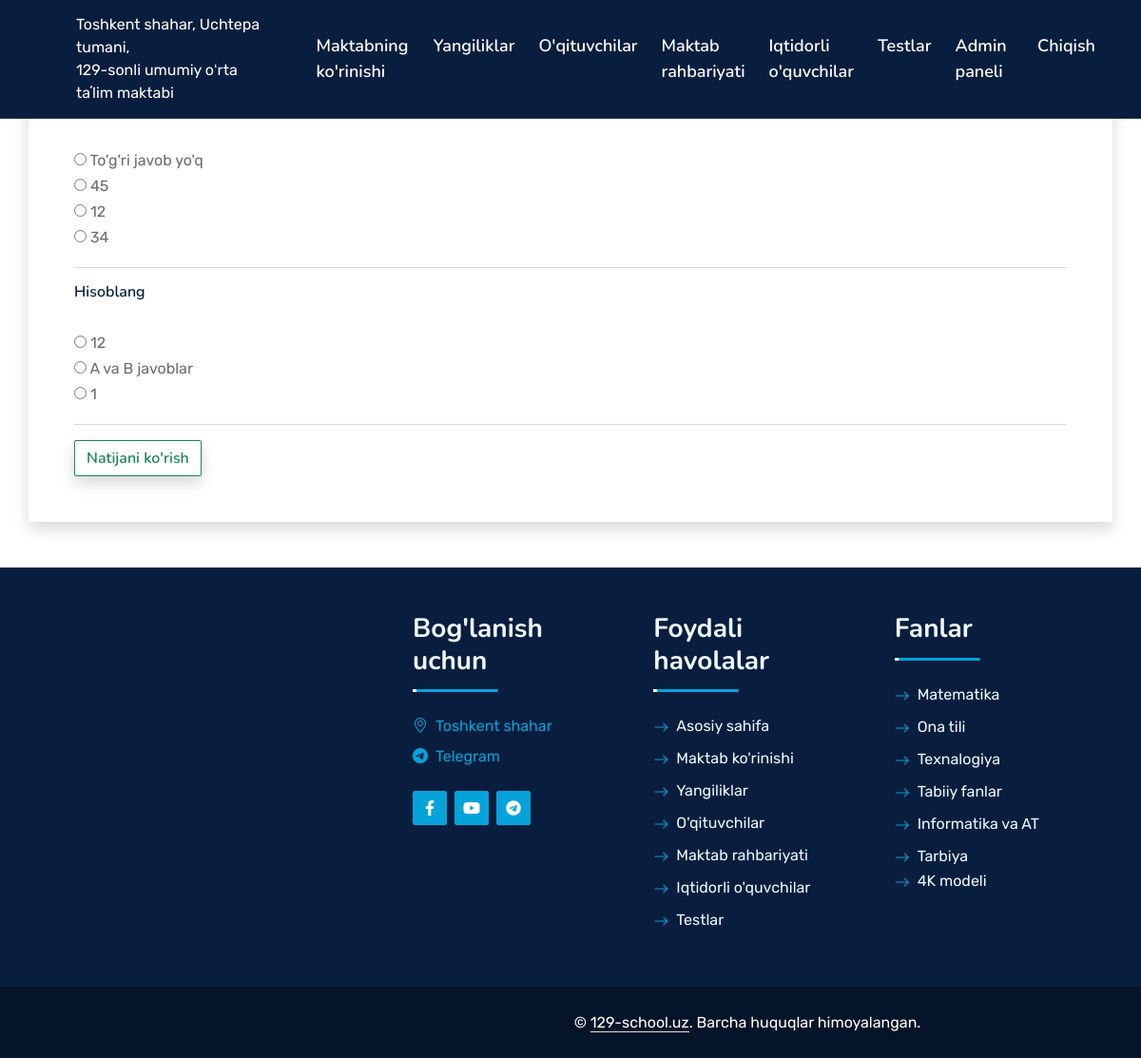
/test/quiz/3/ (signed in), run on the app's committed database.
### testlar/models.py (models this page shows, shortened)
class Answer(models.Model):
    question = models.ForeignKey(Question, on_delete=models.CASCADE)
    name = models.CharField(max_length=255)
    is_right = models.BooleanField(default=False)
    class Meta:
        verbose_name = "Test javoblari"
        verbose_name_plural = "Testlar javoblari"

class Question(models.Model):
    quiz = models.ForeignKey(QuizModel, on_delete=models.CASCADE)
    name = models.TextField(verbose_name="Savolni kiriting", help_text="Agar savolingizni klaviaturada yozib bo'lmasa rasmini kiriting !")
    image_question = models.ImageField(null=True, blank=True, upload_to="images/", verbose_name="Agar savolingizni yozib bo'lmasa rasmini kiriting", help_text="Agar klaviaturada yoza olmasangiz savolni rasmga olib faqat rasmini qo'ying")
    class Meta:
        verbose_name = "Yangi savol qo'shish"
        verbose_name_plural = "Savol qo'shish"

### testlar/views.py (the view, shortened to what this page needs)
# urls.py: path('quiz/<int:pk>/', quistion, name='quistion'),
@login_required(login_url='login')
def quistion(request, pk):
    quistions = Question.objects.filter(quiz_id = pk)
    answers = Answer.objects.all()
    answers = list(answers)
    shuffle(answers)
    context = {
        'quistions': quistions,
        'answers': answers,
    }
    return render(request, 'quistion.html', context)

### templates/quistion.html (shortened to what this page needs)
{% extends 'base.html' %}
{% load static %}
{% load widget_tweaks %}
{% block content %}
{% block body %}
<div class="container shadow pt-3 px-5 pb-5 mt-5">
    <h3>Test</h3>
    <form method="post">
        {% for q in quistions %}
            <h6>{{ q.name }}</h6>
            {% if q.image_question %}
                <img class="rounded img-fluid" src="{{ q.image_question.url }}" alt=""><br>
            {% endif %}
                {% for answer in answers %}
                    {% if q.id == answer.question.id %}
                        <label><input style="margin-bottom: 10px;" type="radio" name="{{ q.name }}" value="{{ answer.is_right }}" value="False" required >    {{ answer.name }}</label>
                        <br>
                    {% endif %}
                {% endfor %}
                <hr>
        {% endfor %}
        <button class="btn btn-outline-success shadow" type="submit">Natijani ko'rish</button>
    </form>
</div>
{% endblock %}
{% endblock content %}

### static/css/style.css (style rules this page uses)
:root { --primary: #06A3DA; --secondary: #34AD54; --light: #EEF9FF; --dark: #091E3E; }
h3, h4, .fw-semi-bold { font-weight: 700 !important; }
h5, h6, .fw-medium { font-weight: 600 !important; }
.btn { font-family: 'Nunito', sans-serif; font-weight: 600; transition: .5s; }

### data on the page
Answer: name "To'g'ri javob yo'q"
Answer: name "45"
Answer: name "12"
Answer: name "34"
Question: name "Hisoblang"
Answer: name "12"
Answer: name "A va B javoblar"
Answer: name "1"
